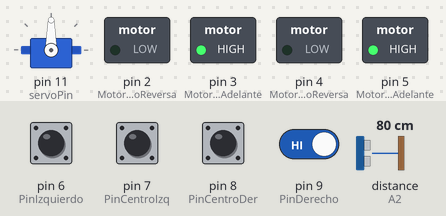
Recording of a sketch running on a simulated Arduino Uno, built with avr-gcc and run on an emulated ATmega328P. On the bench: servo, switched loads named in the sketch (green lamp = pin HIGH). Inputs (shaded band) come from the test bench; at power-on: pin 6 (PinIzquierdo), pin 7 (PinCentroIzq), pin 8 (PinCentroDer), pin 9 (PinDerecho) HIGH, distance to the obstacle (sensor on A2) 80 cm. The echo pulse lasts 58.3 µs per cm.

Above: at 3.9 s.
4.0 s: distance to the obstacle (sensor on A2) set to 23 cm
5.5 s: distance to the obstacle (sensor on A2) set to 18 cm
At 9.0 s:
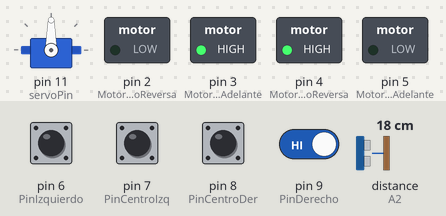
11.5 s: distance to the obstacle (sensor on A2) set to 2 cm
At 13.0 s:
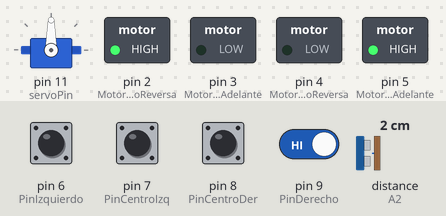
14.5 s: distance to the obstacle (sensor on A2) set to 35 cm
At 17.37 s:
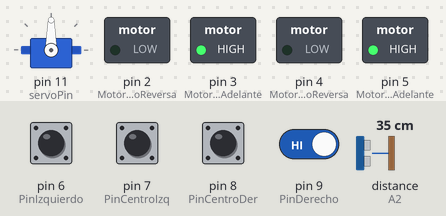
17.5 s: distance to the obstacle (sensor on A2) set to 4 cm
At 19.0 s:
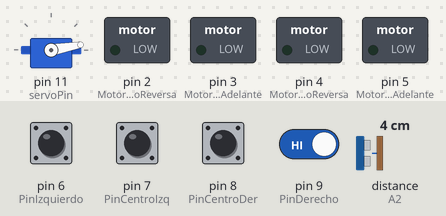
Timing chart, 0 to 21.5 s (numbered marks = the images above; inputs shaded):
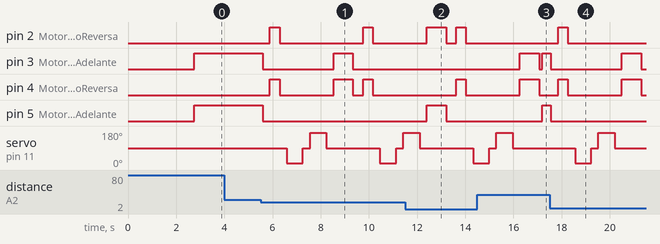

The sketch:

Robo-Tico.ino
```cpp
/*
 * ROBO-tico Mark 11
 * HC-SR04
 * mejoras: - se incluye el sensor cuadruple de IR
*/

#include <Servo.h>   //Libreria para manejar el servo. Es una libreria estandard
#include <NewPing.h> //Librería para el manejo del HC-SR04. Buscarla ya gregarla
                     //https://bitbucket.org/teckel12/arduino-new-ping/wiki/Home

//pines para controlar el puente h L298
const int MotorIzquierdoAdelante = 5; //In4 del L298
const int MotorIzquierdoReversa = 4;  //In3 del L298
const int MotorDerechoAdelante = 3;   //In2 del L298
const int MotorDerechoReversa = 2;    //In1 del L298

//Pines del sensor HC-SR04
#define trigPin A1
#define echoPin A2
// Pines del sensor cuadruple IR
#define PinIzquierdo 6
#define PinCentroIzq 7
#define PinCentroDer 8
#define PinDerecho 9

#define servoPin 11 // Pin del servo

#define distanciaMaxima 200 //distancia máxima a la que va a reivsar el sensor

int izq;
int der;
int cizq;
int cder;
int obstaculo;

boolean goesForward = false;
int distancia = 100; //Variable con la que medimos los objetos delante de ROBO-tico

int tiempoDeGiro = 800; // Le puse esta variable para controlar mejor el tiempo de giro

NewPing sonar(trigPin, echoPin, distanciaMaxima); //declaracion del sensor hc-04
Servo servo_motor;                                //declaración del servo

void setup()
{
  pinMode(MotorDerechoAdelante, OUTPUT);
  pinMode(MotorIzquierdoAdelante, OUTPUT);
  pinMode(MotorIzquierdoReversa, OUTPUT);
  pinMode(MotorDerechoReversa, OUTPUT);

  pinMode(PinIzquierdo, INPUT);
  pinMode(PinDerecho, INPUT);
  pinMode(PinCentroIzq, INPUT);
  pinMode(PinCentroDer, INPUT);

  servo_motor.attach(servoPin);

  servo_motor.write(90);
  delay(2000);
  distancia = leerPing();
  delay(100);
  distancia = leerPing();
  delay(100);
  distancia = leerPing();
  delay(100);
  distancia = leerPing();
  delay(100);
}

void loop()
{

  int distanceRight = 0;
  int distanceLeft = 0;
  delay(50);

  if (distancia <= 20 || obstaculo == 1) //incluiremos la obstaculo=1
  {
    moveStop();
    delay(300);
    moveBackward();
    delay(400);
    moveStop();
    delay(300);
    distanceRight = lookRight();
    delay(300);
    distanceLeft = lookLeft();
    delay(300);

    /* tiene preferencia girar a la derecha ya que no compara donde hay mas espacio *
     * hacer una compracion entre distanceRight y distanceLeft para definir a que  *
     * lado debe girar.
     *
     * if(distanceRight > distanceLeft ){}
        */
    if (distanceRight > distanceLeft)
    {
      turnRight();
      moveStop();
    }
    else
    {
      turnLeft();
      moveStop();
    }
  }
  else
  {
    moveForward();
  }
  distancia = leerPing(); //Medimos la distacia
  obstaculo = leerIR();   //revisamos obstaculos por IR
}

int lookRight()
{
  servo_motor.write(10);
  delay(500);
  int distancia = leerPing();
  delay(100);
  servo_motor.write(90);
  return distancia;
}

int lookLeft()
{
  servo_motor.write(170);
  delay(500);
  int distancia = leerPing();
  delay(100);
  servo_motor.write(90);
  return distancia;
  delay(100);
}

int leerPing()
{
  delay(70);
  int cm = sonar.ping_cm();
  if (cm == 0)
  {
    cm = 250; //por qué 250???
  }
  return cm;
}

int leerIR()
{
  int obst;
  izq = digitalRead(PinIzquierdo);
  der = digitalRead(PinDerecho);
  cizq = digitalRead(PinCentroIzq);
  cder = digitalRead(PinCentroDer);

  if (izq == 0 || der == 0 || cizq == 0 || cder == 0)
  {
    obst = 1;
    return obst;
  }
  else
  {
    obst = 0;
    return obst;
  }
}

void moveStop()
{

  digitalWrite(MotorDerechoAdelante, LOW);
  digitalWrite(MotorIzquierdoAdelante, LOW);
  digitalWrite(MotorDerechoReversa, LOW);
  digitalWrite(MotorIzquierdoReversa, LOW);
}

void moveForward()
{

  if (!goesForward)
  {

    goesForward = true;

    digitalWrite(MotorIzquierdoAdelante, HIGH);
    digitalWrite(MotorDerechoAdelante, HIGH);

    digitalWrite(MotorIzquierdoReversa, LOW);
    digitalWrite(MotorDerechoReversa, LOW);
  }
}

void moveBackward()
{

  goesForward = false;

  digitalWrite(MotorIzquierdoReversa, HIGH);
  digitalWrite(MotorDerechoReversa, HIGH);

  digitalWrite(MotorIzquierdoAdelante, LOW);
  digitalWrite(MotorDerechoAdelante, LOW);
}

void turnRight()
{

  digitalWrite(MotorIzquierdoAdelante, HIGH);
  digitalWrite(MotorDerechoReversa, HIGH);

  digitalWrite(MotorIzquierdoReversa, LOW);
  digitalWrite(MotorDerechoAdelante, LOW);

  delay(tiempoDeGiro);

  digitalWrite(MotorIzquierdoAdelante, HIGH);
  digitalWrite(MotorDerechoAdelante, HIGH);

  digitalWrite(MotorIzquierdoReversa, LOW);
  digitalWrite(MotorDerechoReversa, LOW);
}

void turnLeft()
{

  digitalWrite(MotorIzquierdoReversa, HIGH);
  digitalWrite(MotorDerechoAdelante, HIGH);

  digitalWrite(MotorIzquierdoAdelante, LOW);
  digitalWrite(MotorDerechoReversa, LOW);

  delay(tiempoDeGiro);

  digitalWrite(MotorIzquierdoAdelante, HIGH);
  digitalWrite(MotorDerechoAdelante, HIGH);

  digitalWrite(MotorIzquierdoReversa, LOW);
  digitalWrite(MotorDerechoReversa, LOW);
}
```

Measured:
- the behaviour switches between 21 and 20 cm on distance to the obstacle (sensor on A2) (found by bisection; images 0 and 1)
- after the input at 4.0 s, every drawn part: stays the same
- after the input at 5.5 s, pin 2 (MotorDerechoReversa): alternates HIGH for 0.40 s and LOW for 3.5 s, starting after 0.39 s; pin 3 (MotorDerechoAdelante): HIGH → LOW after 0.09 s, → HIGH 2.9 s later, → LOW 0.80 s later
- after the input at 11.5 s, pin 3 (MotorDerechoAdelante): stays LOW (without the input it goes to HIGH after 0.90 s); pin 5 (MotorIzquierdoAdelante): LOW → HIGH after 0.90 s, → LOW 0.80 s later
- after the input at 14.5 s, pin 2 (MotorDerechoReversa): stays LOW (without the input it goes to HIGH after 3.0 s); pin 5 (MotorIzquierdoAdelante): LOW → HIGH after 2.7 s
- after the input at 17.5 s, pin 2 (MotorDerechoReversa): LOW → HIGH after 0.36 s, → LOW 0.40 s later; pin 3 (MotorDerechoAdelante): HIGH → LOW after 0.06 s, → HIGH 2.9 s later, → LOW 0.80 s later
